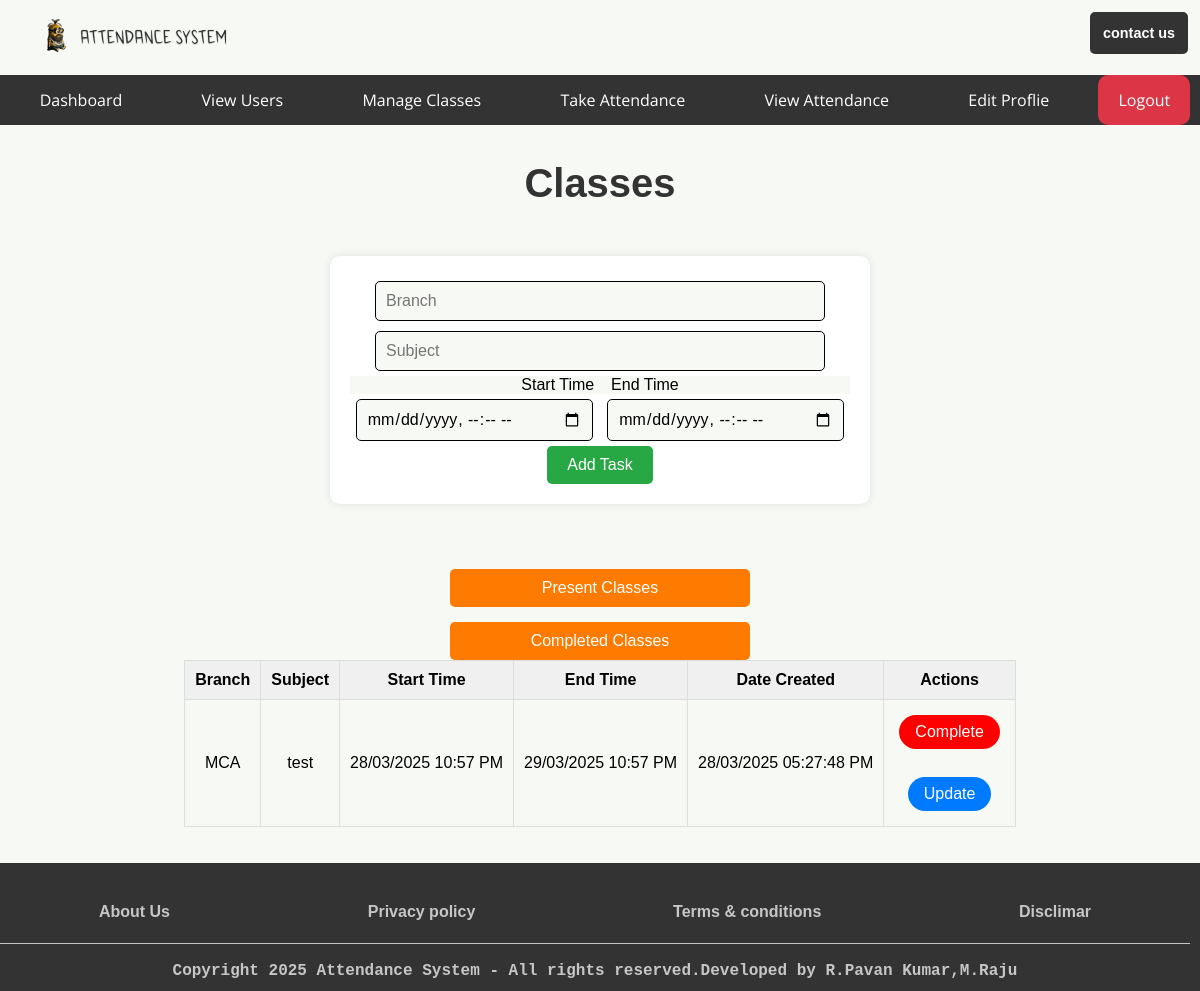
Before: /teacher/manage_classes (signed in) with the older database file.
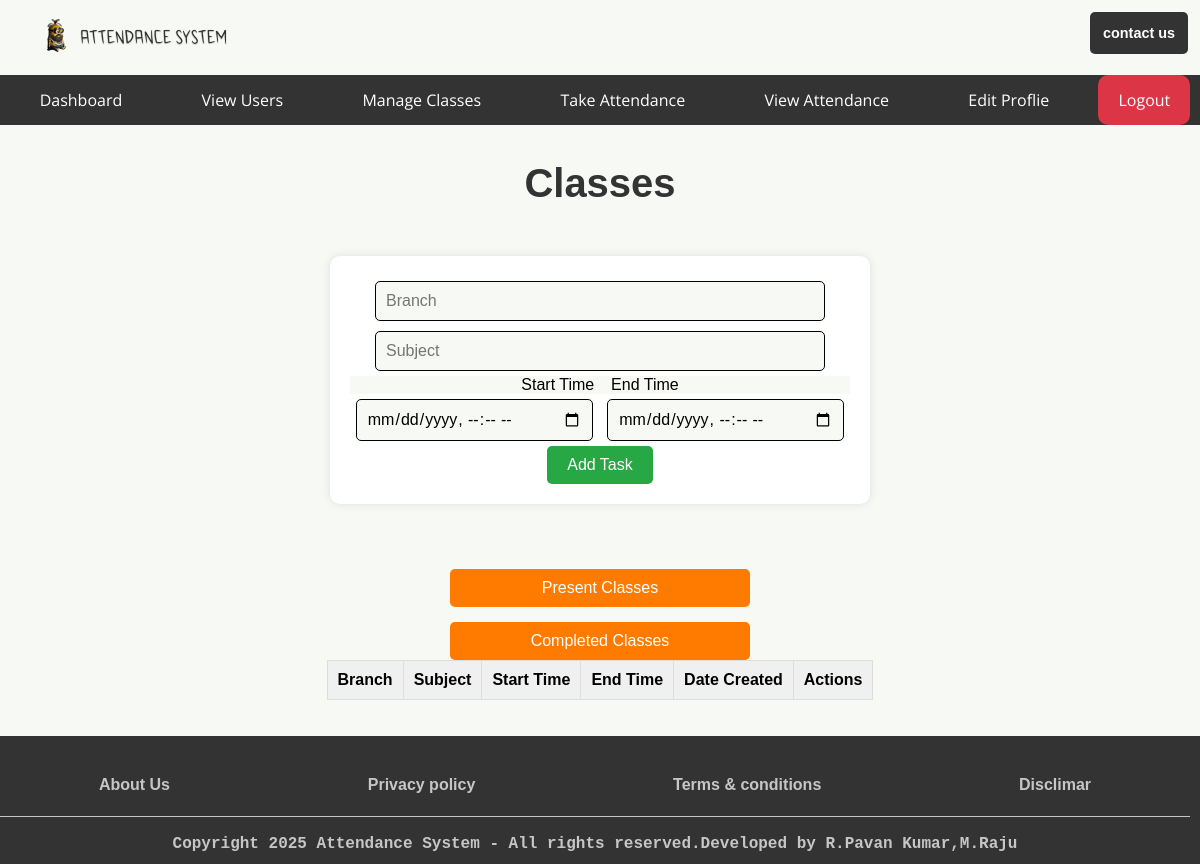
After: the same page with the newer database file.
### app.py (models this page shows, shortened)
class SubjectsClasses(db.Model):  # Renamed to SubjectsClasses
    id = db.Column(db.Integer, primary_key=True)
    Branch = db.Column(db.String(200), nullable=False)
    Subject = db.Column(db.String(200), nullable=False)
    Start_Time = db.Column(db.DateTime, nullable=False)
    End_Time = db.Column(db.DateTime, nullable=False)
    date_created = db.Column(db.DateTime, default=datetime.utcnow)
    completed = db.Column(db.Integer, default=0)

### app.py (the view, shortened to what this page needs)
@app.route('/<role>/manage_classes', methods=['GET', 'POST'])
@role_required(['admin', 'teacher'])  # Allow both admin and teacher roles
def manage_classes(role):
    subjects = SubjectsClasses.query.filter(
        SubjectsClasses.Start_Time.isnot(None),
        SubjectsClasses.End_Time.isnot(None)
    ).order_by(SubjectsClasses.date_created).all()
    return render_template(f'auth/dashboards/{role}/manage_classes.html', subjects=subjects, role=role)

### app.py (called while the page is built)
def role_required(roles):
    if not isinstance(roles, list):
        roles = [roles]  # Ensure roles is a list
    def decorator(func):
        @wraps(func)
        def wrapper(*args, **kwargs):
            if 'username' not in session:
                return redirect(url_for('login'))
            user = User.query.filter_by(username=session['username']).first()
            if user.role not in roles:  # Check if the user's role is in the allowed roles list
                return redirect(url_for('index'))  # Redirect to the home page if unauthorized
            return func(*args, **kwargs)
        return wrapper
    return decorator

### templates/auth/dashboards/teacher/manage_classes.html (shortened to what this page needs)
{% extends 'base/base_teacher.html' %}
{% block body %}
<main>
            <h1>Classes</h1>
        <div class="div-sec">
            <form id="form-sec" method="POST">
                <input type="text" name="branch" id="text-sec" placeholder="Branch" required />
                <input type="text" name="subject" id="text-sec" placeholder="Subject" required />
                <br /><p> Start Time &ensp; End Time </p>
                <input type="datetime-local" name="start_time" id="start_time" placeholder="Start Time" required />
                <input type="datetime-local" name="end_time" id="end_time" placeholder="End Time" required />
                <input type="submit" value="Add Task" id="add_btn" />
            </form>
        </div>
            <div class="tab">
                <button class="tablinks" onclick="openClasses(event, 'Present Classes')" id="defaultOpen">Present Classes</button>
                <button class="tablinks" onclick="openClasses(event, 'Completed Classes')">Completed Classes</button>
              </div>
              <div id="Present Classes" class="tabcontent">
                <div style="overflow-x: auto; max-width: 100%;">
                    <table>
                        <tr>
                            <th>Branch</th>
                            <th>Subject</th>
                            <th>Start Time</th>
                            <th>End Time</th>
                            <th>Date Created</th>
                            <th>Actions</th>
                        </tr>
                        {% for subject in subjects %}
                            {% if subject.completed == 0 %}
                            <tr>
                                <td>{{ subject.Branch }}</td>
                                <td>{{ subject.Subject }}</td>
                                <td>{{ subject.Start_Time.strftime("%d/%m/%Y %I:%M %p") }}</td>
                                <td>{{ subject.End_Time.strftime("%d/%m/%Y %I:%M %p") }}</td>
                                <td>{{ subject.date_created.strftime("%d/%m/%Y %I:%M:%S %p") }}</td>
                                <td>
                                    <form action="{{ url_for('complete_class', role=role, id=subject.id) }}" method="POST" class="role-form" onsubmit="return confirm('Are you sure you want to mark as Complete this class?');">
                                        <button type="submit" class="delete">Complete</button>
                                    </form>
                                    <br />
                                    <a href="{{ url_for('update_class', role=role, id=subject.id) }}" id="update">Update</a>
                                </td>
                            </tr>
                            {% endif %}
                        {% endfor %}
                    </table>
                </div>
              </div>
</main>
{% endblock body %}

### templates/base/base_teacher.html (shortened to what this page needs)
<!DOCTYPE html>
<html lang="en">
<head>
    <link href="{{ url_for('static', filename='styles/index.css') }}" rel="stylesheet">
</head>
<body>
    <div class="container">
        <header>
            <div>
                <img class="figure" src="{{ url_for('static', filename='assets/images/logo/attendance-system-high-resolution-logo-transparent.png') }}" alt="Attendance System logo" title="logo" />
            </div>
            <div class="addbtn">
               <a href="{{ url_for('contact') }}">contact us</a>
            </div>
        </header>
        <nav>
            <ul>
                <li class="hideOnMobile"><a href="/">Dashboard</a></li>
                <li class="hideOnMobile"><a href="{{ url_for('view_users') }}">View Users</a></li>
                <li class="hideOnMobile"><a href="{{ url_for('manage_classes',role='teacher') }}">Manage Classes</a></li>
                <li class="hideOnMobile"><a href="{{ url_for('take_attendance', role='teacher') }}">Take Attendance</a></li>
                <li class="hideOnMobile"><a href="{{ url_for('view_attendance', role='teacher') }}">View Attendance</a></li>
                <li class="hideOnMobile"><a href="{{ url_for('profile', role='teacher') }}">Edit Proflie</a></li>
                <li class="hideOnMobile"><a href="{{ url_for('logout') }}" class="logout">Logout</a></li>
            </ul>
        </nav>
{% block body %}{% endblock body %}
        <footer>
            {% block footer %}
            <div id="footm">
            <ul>
                <li><a href="{{ url_for('maintenance') }}">About Us</a></li>
                <li><a href="{{ url_for('maintenance') }}">Privacy policy</a></li>
                <li><a href="{{ url_for('maintenance') }}">Terms & conditions</a></li>
                <li><a href="{{ url_for('maintenance') }}">Disclimar</a></li>
            </ul>
            </div>
            <div class="footcopy"><hr/><br/><strong>Copyright 2025 Attendance System - All rights reserved.Developed by R.Pavan Kumar,M.Raju</strong></div>
            {% endblock footer %}
        </footer>
    </div>
</body>
</html>

### static/styles/index.css (style rules this page uses)
* { background: #f7f9f4; font-family: 'Arial', sans-serif; margin: 0; padding: 0; box-sizing: border-box; font-size: 1rem; text-decoration: none; }
.container { display: flex; flex-wrap: wrap; }
header { display: flex; width: 100%; padding: 1%; align-items: space-evenly; justify-content: space-between; }
header .figure { min-width: 50px; max-width: 250px; min-height: 90%; display: inline-block; }
.addbtn a { background: #333; color: #fff; font-family: sans-serif; font-size: 0.9rem; font-weight: bold; border-radius: 5px; padding: 13px 13px; min-width: 10%; min-height: 10px; max-height: 40px; text-align: center; line-height: 3; }
nav { background: #333; width: 100%; position: sticky; top: 0px; z-index: 1; }
nav ul { width: 100%; list-style: none; display: flex; align-items: center; justify-content: space-around; background: transparent; }
nav ul li { background: transparent; height: 50px; }
nav ul li a { text-decoration: none; font-family: 'Open Sans', sans-serif; background: transparent; color: #ffffff; padding: 0 30px; height: 100%; display: flex; align-items: center; }
a { background: transparent; }
main { display: flex; justify-content: start; align-items: center; flex-direction: column; padding: 3% 0; width: 100%; min-height: 60vh; }
footer { background: #333; width: 100%; display: flex; align-items: space-around; justify-content: space-around; flex-wrap: wrap; padding: 5vh 10px 0 0; color: #ffffff; }
#footm { width: 100%; }
#footm ul { list-style:none; width:100%; display: flex; align-items: space-around; justify-content: space-around; flex-wrap: wrap; }
#footm ul li { list-style: none; font-size: 0.9em; color: #fffFFFB8; font-weight: bold; margin-bottom: 10px; }
#footm ul li a { color: #fffFFFB8; }
footer div, footer ul, footer ul li { background: transparent; }
.footcopy hr { color: #fffFFFB8; height: 1px; border-width: 0; background-color: #fffFFFB8; }
.footcopy, strong { all:unset; width: 100%; text-align: center; margin: 1% 0; font-family: 'Courier New', Courier, monospace; font-weight: bold; background: transparent; color: #fffFFFB8; }
a { text-decoration: none; }
a.logout { background-color: #dc3545; border-color: #dc3545; color: #fff; border-radius: 10px; padding: 10px 20px ; font-size: 16px; text-decoration: none; cursor: pointer; }
form { width: 300px; max-width: 500px; margin: 40px auto; padding: 20px; border: 1px solid #ddd; border-radius: 10px; box-shadow: 0 0 10px rgba(0, 0, 0, 0.1); }
input[type="email"], input[type="password"], input[type="text"] { width: 90%; padding: 10px; margin-bottom: 20px; border: 1px solid #ccc; }
input[type="submit"] { background-color: #333; color: #fff; padding: 10px 20px; border: none; border-radius: 5px; cursor: pointer; }
table { margin: 0 auto; border-collapse: collapse; border-spacing: 0; width: 100%; border: 1px solid #ddd; }
th, td { border: 1px solid #ddd; padding: 10px; text-align: center; }
th { background-color: #f0f0f0; }
h1 { text-align: center; font-size: 2.5rem; color: #333; }
.div-sec { overflow-x: auto; max-width: 100%; margin: 50px auto; padding: 20px; background-color: #fff; border-radius: 10px; -webkit-box-shadow: 0 0 10px rgba(0, 0, 0, 0.1); box-shadow: 0 0 10px rgba(0, 0, 0, 0.1); text-align: center; }
#form-sec { width: auto; max-width: auto; margin: 0 auto; padding: 0 0 0 0; border: none; border-radius: none; box-shadow: none; display: flex; background-color: #ffffff; display: block; margin-top: 0em; unicode-bidi: isolate; }
#text-sec { padding: 10px; margin: 5px; border: solid 1px; border-radius: 5px; }
input[type="datetime-local"] { padding: 10px; margin: 5px; border: solid 1px; border-radius: 5px; }
#add_btn { background-color: #28a745; color: #fff; cursor: pointer; }
button { width: 100%; padding: 10px; background-color: #ff7b00; border: none; border-radius: 5px; color: white; font-size: 16px; cursor: pointer; margin-top: 15px; }

Changed rows visible on the page:
removed SubjectsClasses: Branch "MCA", Subject "test", Start_Time "28/03/2025 10:57 PM", End_Time "29/03/2025 10:57 PM", date_created "28/03/2025 05:27:48 PM"
